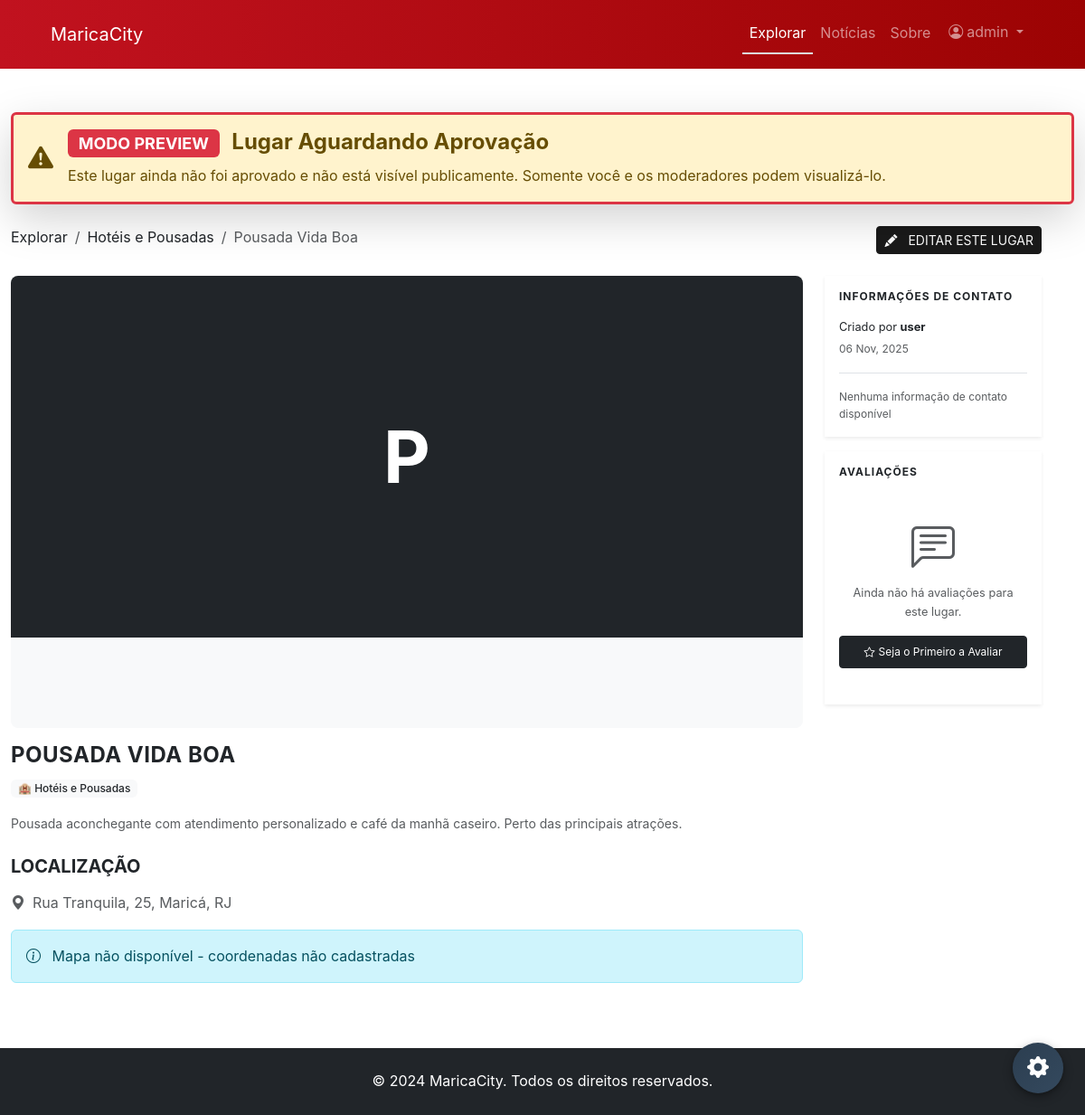
Page /explore/place/4/ (signed in) on the earlier database version.
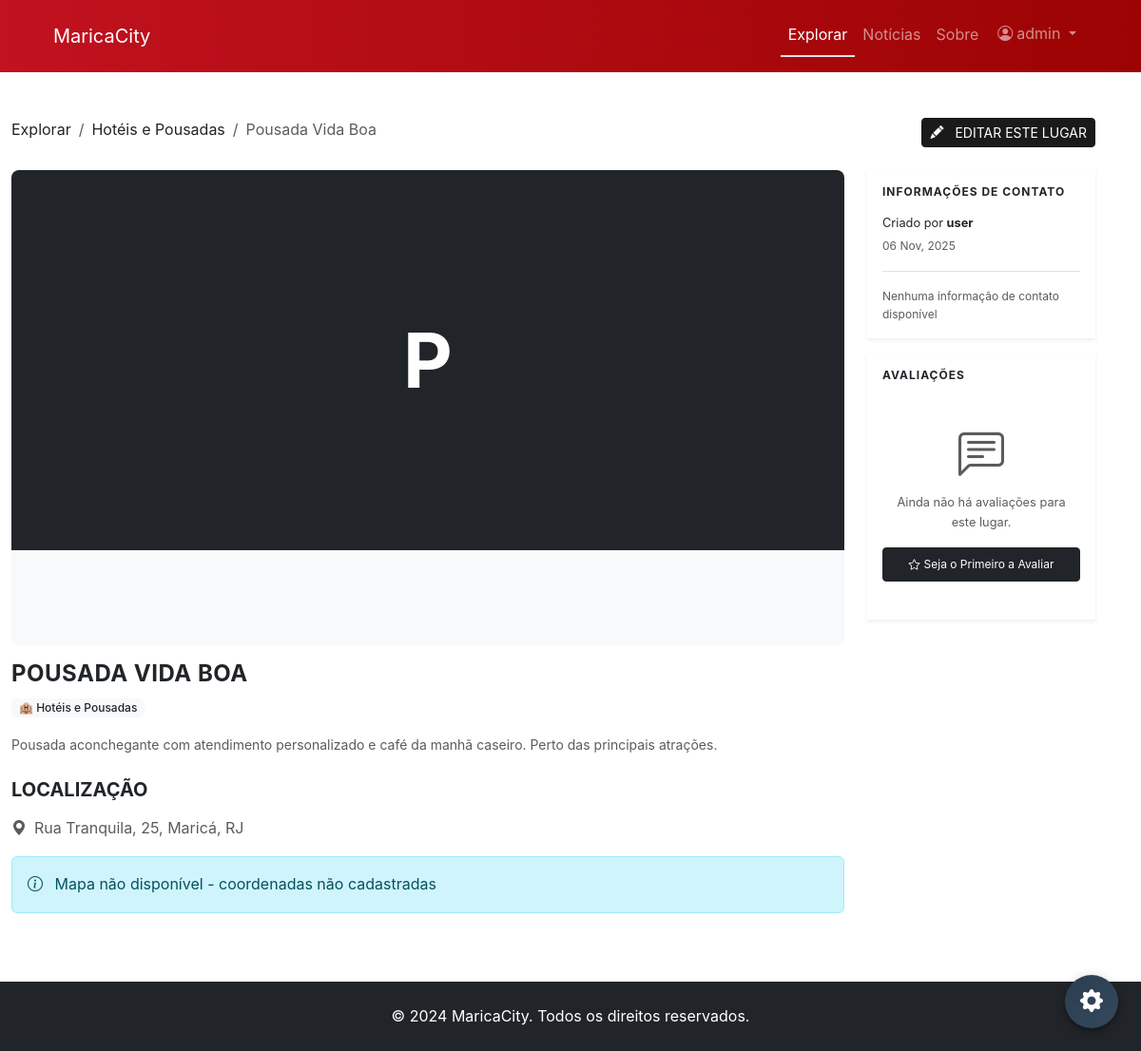
Same page on the later database version.
### apps/explore/views.py (the view)
# urls.py: path("place/<int:pk>/", views.place_detail_view, name="place_detail"),
def place_detail_view(request, pk):
    if request.user.is_authenticated:
        place = get_object_or_404(
            Place.objects.prefetch_related("images", "categories"), pk=pk
        )
        if (
            place.created_by != request.user
            and not request.user.can_moderate
            and not place.is_approved
        ):
            place = get_object_or_404(Place, pk=pk, is_approved=True, is_active=True)
    else:
        place = get_object_or_404(Place, pk=pk, is_approved=True, is_active=True)
    related_places = (
        Place.objects.filter(
            categories__in=place.categories.all(), is_approved=True, is_active=True
        )
        .exclude(pk=place.pk)
        .distinct()
        .prefetch_related("images", "categories")[:3]
    )
    can_edit = False
    if request.user.is_authenticated:
        if request.user.can_moderate or place.created_by == request.user:
            can_edit = True
    reviews = place.reviews.select_related("user").order_by("-created_at")
    user_review = None
    if request.user.is_authenticated:
        user_review = reviews.filter(user=request.user).first()
    is_favorited = False
    if request.user.is_authenticated:
        is_favorited = Favorite.objects.filter(user=request.user, place=place).exists()
    favorites_count = place.favorited_by.count()
    context = {
        "place": place,
        "related_places": related_places,
        "can_edit": can_edit,
        "reviews": reviews,
        "user_review": user_review,
        "is_favorited": is_favorited,
        "favorites_count": favorites_count,
        "GOOGLE_MAPS_API_KEY": settings.GOOGLE_MAPS_API_KEY,
    }
    return render(request, "explore/place_detail.html", context)

### apps/accounts/models.py (called while the page is built)
    @property
    def can_create_places(self):
        return self.is_authenticated

    @property
    def can_moderate(self):
        return self.is_staff or self.is_superuser

### apps/core/context_processors.py (called while the page is built)
def google_oauth(request):
    return {
        "GOOGLE_OAUTH_CLIENT_ID": settings.GOOGLE_OAUTH_CLIENT_ID,
    }

def admin_stats(request):
    if request.user.is_authenticated and request.user.can_moderate:
        from apps.explore.models import Place
        from apps.news.models import News
        return {
            "pending_places": Place.objects.filter(
                is_approved=False, is_active=True
            ).count(),
            "draft_news": News.objects.filter(status=News.DRAFT).count(),
        }
    return {"pending_places": 0, "draft_news": 0}

### apps/explore/models.py (called while the page is built)
    @property
    def is_pending(self):
        return not self.is_approved

    @property
    def gallery_images(self):
        return self.images.all()

### templates/explore/place_detail.html (shortened to what the changed rows need)
{% extends 'base.html' %}
{% load static %}
{% block extra_css %}
<link rel="stylesheet" href="{% static 'css/pages/explore.css' %}">
{% endblock %}
{% block content %}
<div class="container py-5 place-detail-container">
  {% if place.is_pending %}
  <div class="alert alert-warning border-3 border-danger shadow-lg mb-4" role="alert">
    <div class="d-flex align-items-center">
      <i class="bi bi-exclamation-triangle-fill me-3 fs-3"></i>
      <div class="flex-grow-1">
        <h4 class="alert-heading mb-2">
          <span class="badge bg-danger me-2">MODO PREVIEW</span>
          Lugar Aguardando Aprovação
        </h4>
        <p class="mb-0">Este lugar ainda não foi aprovado e não está visível publicamente. Somente você e os moderadores podem visualizá-lo.</p>
      </div>
    </div>
  </div>
  {% endif %}
  <div class="row g-4">
    <div class="place-detail-main">
      <div class="mb-3">
        <h1 class="fw-bold text-uppercase mb-2" style="font-size: 1.5rem; letter-spacing: 0.5px;">{{ place.name }}</h1>
      </div>
      <div class="mb-4">
        <h2 class="fs-5 fw-bold text-uppercase mb-3">Localização</h2>
      </div>
    </div>
    <div class="place-detail-sidebar">
      <div class="card border-0 shadow-sm mb-3">
        <div class="card-body p-3">
          <h2 class="text-uppercase mb-3" style="font-size: 0.75rem; font-weight: 700; letter-spacing: 1px;">Informações de Contato</h2>
        </div>
      </div>
      <div class="card border-0 shadow-sm">
        <div class="card-body p-3">
          <h2 class="text-uppercase mb-3" style="font-size: 0.75rem; font-weight: 700; letter-spacing: 1px;">
            Avaliações
          </h2>
        </div>
      </div>
    </div>
  </div>
</div>
{% endblock %}

Differences in the rows shown:
changed Place "POUSADA VIDA BOA": is_approved False → True (drawn)
Other differences:
text no longer shown: "MODO PREVIEW Lugar Aguardando Aprovação Este lugar ainda não foi aprovado e não está visível publicamente. Somente você e os moderadores podem visualizá-lo."
